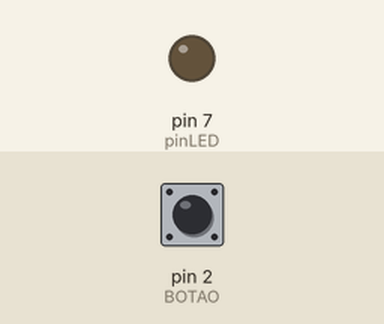
Simulated run of this sketch. Board: Arduino Uno, built with avr-gcc and run on an emulated ATmega328P. Parts: output pins drawn as LEDs (lit = HIGH). Dashed ring = blinking. Inputs (shaded band) come from the test bench; at power-on: pin 2 (BOTAO) HIGH.

Above: at 1.2 s.
1.3 s: pin 2 (BOTAO) pulled LOW for 0.15 s
At 1.7 s:
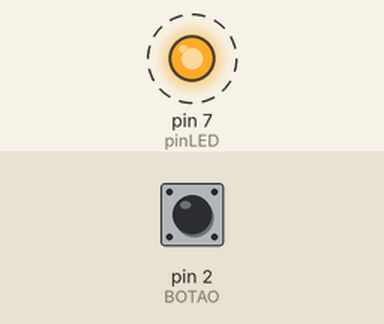
4.4 s: pin 2 (BOTAO) pulled LOW for 1 s
At 5.1 s:
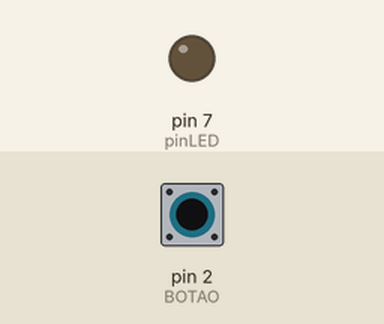
6.9 s: pin 2 (BOTAO) pulled LOW for 3.2 s
At 7.3 s:
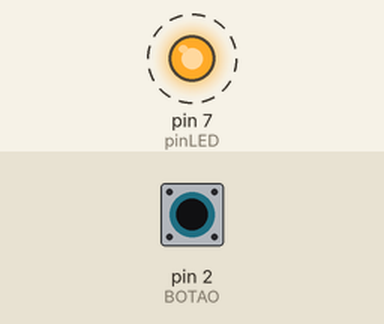
Timing chart, 0 to 17.6 s (numbered marks = the images above; inputs shaded):
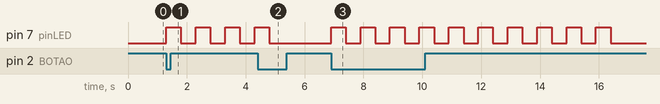

Measured:
- after the input at 1.3 s, pin 7 (pinLED): alternates HIGH for 0.50 s and LOW for 0.50 s, starting at once
- after the input at 4.4 s, pin 7 (pinLED): goes on until 4.8 s, then stays LOW
- after the input at 6.9 s, pin 7 (pinLED): alternates HIGH for 0.50 s and LOW for 0.50 s, 20 changes in all, then stays LOW, starting at once

The sketch:

exerrcicio_01.ino
```cpp
const byte pinLED = 7, BOTAO = 2;
volatile boolean estadoLed = 0;
int cont=0;

void inverte (){
  estadoLed ^= 1;
  cont=0;
}

void setup()
{
  pinMode(7, OUTPUT);
  pinMode (BOTAO,INPUT_PULLUP);
  attachInterrupt(digitalPinToInterrupt(2), inverte, FALLING);
}

void loop()
{
   if(cont==10){
    digitalWrite(pinLED, LOW);
    estadoLed=0;
  }

  if(estadoLed == 1) {
  digitalWrite(pinLED, HIGH);
  delay(500);
  digitalWrite(pinLED, LOW);
  delay(500);
   cont++;

  }else{
  digitalWrite(pinLED, LOW);

  }

}
```
